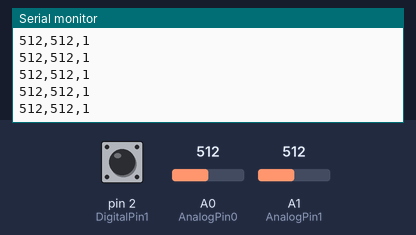
The sketch below on a simulated Arduino Uno, built with avr-gcc and run on an emulated ATmega328P. Shown: the last lines printed to the serial monitor. Inputs (shaded band) come from the test bench; at power-on: A0 (AnalogPin0) = 512, pin 2 (DigitalPin1) HIGH, A1 (AnalogPin1) = 512.

Above: at 2.7 s.
2.8 s: A0 (AnalogPin0) set to 111
At 3.5 s:
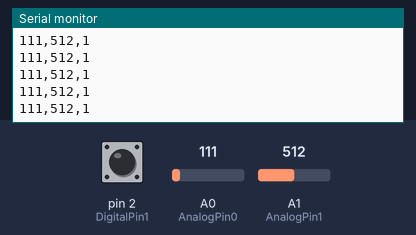
4.3 s: A0 (AnalogPin0) set to 89
At 5.3 s:
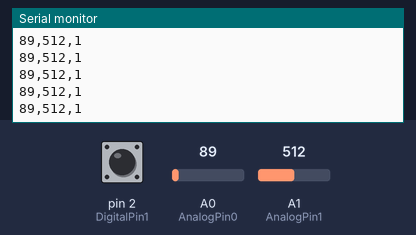
Timing chart, 0 to 7.3 s (numbered marks = the images above; inputs shaded):
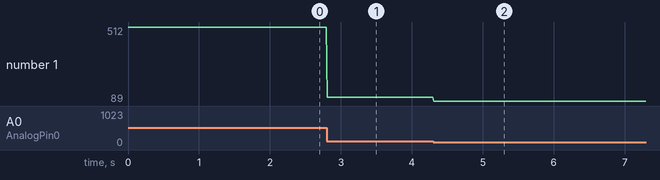

The sketch:

Send_sensors_arduino.ino
```cpp
int AnalogPin0 = A0; //Declare an integer variable, hooked up to analog pin 0
int AnalogPin1 = A1; //Declare an integer variable, hooked up to analog pin 1
int DigitalPin1 = 2;

void setup() {
  Serial.begin(9600); // Begin Serial Communication with a baud rate of 9600
  pinMode(DigitalPin1, INPUT);
  digitalWrite(DigitalPin1, HIGH);   // turn on the internal pull-up resistor
}

void loop() {
  // New variables are declared to store the readings of the respective pins
  int Value1 = analogRead(AnalogPin0);
  int Value2 = analogRead(AnalogPin1);
  int Value3 = digitalRead(DigitalPin1);

  /*The Serial.print() function does not execute a "return" or a space
   * Also, the "," character is essential for parsing the values,
   * The comma is not necessary after the last variable.
   */

  Serial.print(Value1, DEC);
  Serial.print(",");
  Serial.print(Value2, DEC);
  Serial.print(",");
  Serial.print(Value3, DEC);
  Serial.println();
  delay(16);
}
```

Measured:
- after the input at 2.8 s, the serial monitor: prints a new line at once (image 1)
- after the input at 4.3 s, the serial monitor: prints a new line at once (image 2)
- plotted number 1: 512 → 111 after the input at 2.8 s, 111 → 89 after the input at 4.3 s
